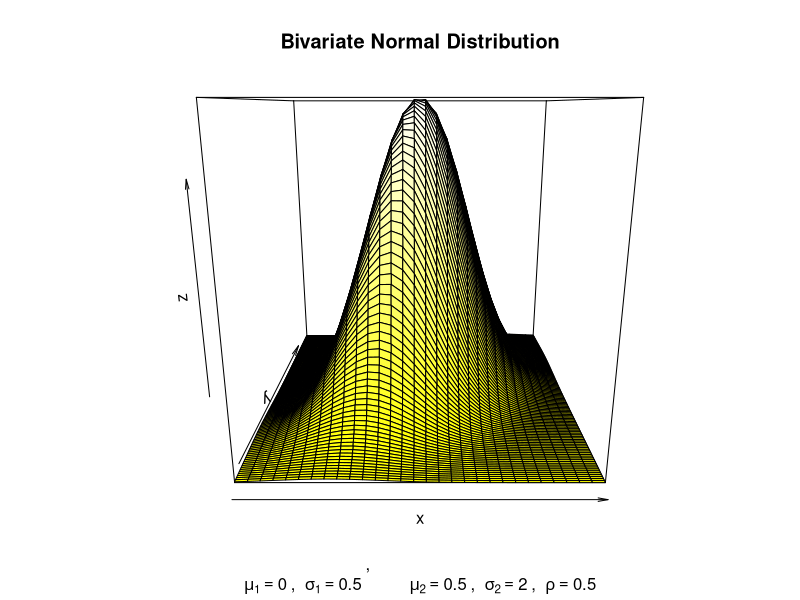
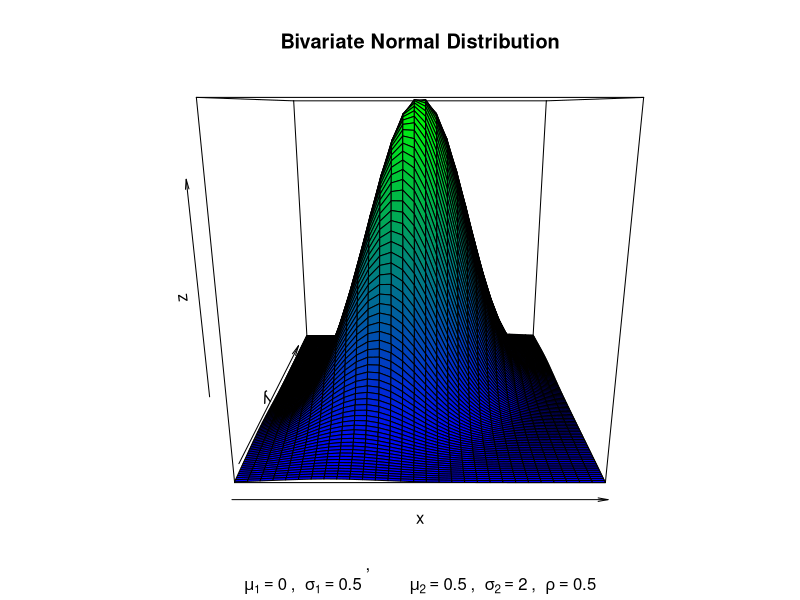
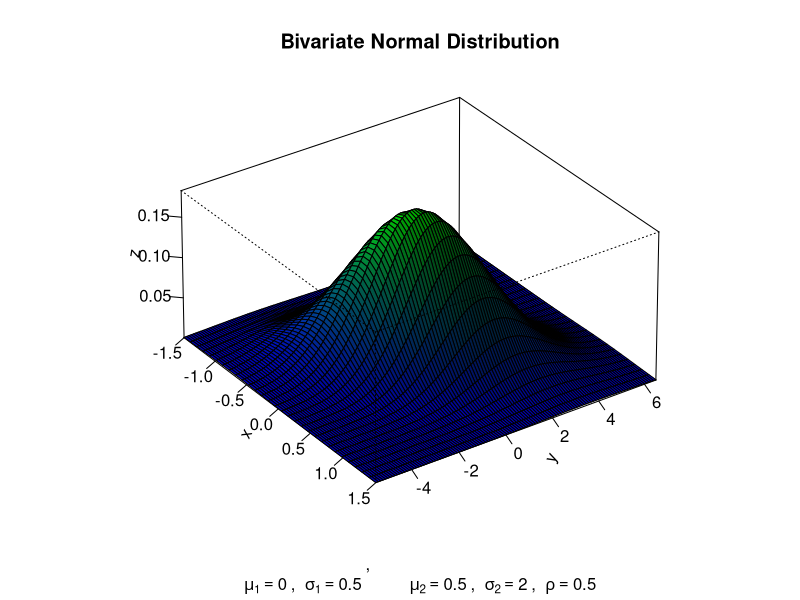

Write the R code that produced these figures, in order.
##
# Tugas APG - TclTk - Visualisasi
# Komputasi Statistik

# Multivariate_using_R pg. 31
# Edouard Tallent @ TaGoMa.Tech
# September 2012
# This code plots simulated bivariate normal distributions

# Core function
bivariate <- function(x,y){
  term1 <- 1 / (2 * pi * sig1 * sig2 * sqrt(1 - rho^2))
  term2 <- (x - mu1)^2 / sig1^2
  term3 <- -(2 * rho * (x - mu1)*(y - mu2))/(sig1 * sig2)
  term4 <- (y - mu2)^2 / sig2^2
  z <- term2 + term3 + term4
  term5 <- term1 * exp((-z / (2 *(1 - rho^2))))
  return (term5)
}

# Plot
# Color of Plot with White Background
facetcol <- function(c, z){
  ncz <- ncol(z)
  nrz <- nrow(z)
  par(bg = "white")  
  # Create a function interpolating colors in the range of specified colors
  jet.colors <- colorRampPalette(c)
  # Generate the desired number of colors from this palette
  nbcol <- 100
  color <<- jet.colors(nbcol)
  # Compute the z-value at the facet centres
  zfacet <- z[-1, -1] + z[-1, -ncz] + z[-nrz, -1] + z[-nrz, -ncz]  
  # Return recoded facet z-values into color indices
  # cut divides the range of x into intervals and codes the values in x according to which interval they fall.
  facetcl <<- cut(zfacet,nbcol)
  return(list(color, facetcl))
}

# Perspective Plot (Default Color: Green and Blue) *user customized color will be added later (if it is necessary)
BiVPers <- function(x,y,co,theta,phi,r,d,expand,border,ltheta,lphi,shade,box,axes,nticks,ticktype){
  ## Default S3 method:
  if(missing(co)){ co <- c('blue','green') }
  if(missing(theta)){ theta = 0 }
  if(missing(phi)){ phi = 15 }
  if(missing(r)){ r = sqrt(3) }
  if(missing(d)){ d = 1 }
  if(missing(expand)){ expand = 1 }
  if(missing(border)){ border = NULL}
  if(missing(ltheta)){ ltheta = -135 }
  if(missing(lphi)){ lphi = 0 }
  if(missing(shade)){ shade = NA }
  if(missing(box)){ box = TRUE }
  if(missing(axes)){ axes = TRUE }
  if(missing(nticks)){ nticks = 5 }
  if(missing(ticktype)){ ticktype = "simple" }
  # Computes the density values
  z <- outer(x,y,bivariate)
  f <- facetcol(co,z)
  persp(x, y, z, main = "Bivariate Normal Distribution",
        sub = bquote(bold(mu[1])==.(mu1)~", "~sigma[1]==.(sig1)~", 
        "~mu[2]==.(mu2)~", "~sigma[2]==.(sig2)~", "~rho==.(rho)),
        col = color[facetcl], theta = theta, phi = phi, r = r, d = d,
        expand = expand,border = border, ltheta = ltheta, lphi = lphi, 
        shade = shade, box = box, axes = axes,
        ticktype = ticktype, nticks=nticks) 
}
# rotate graph with theta. Default: theta: 55, phi: 30

# These variables will be obtained from the gui slider, I guess
# this is the dummy variable to try the function out
mu1 <- 0 # expected value of x
mu2 <- 0.5 # expected value of y
sig1 <- 0.5 # variance of x
sig2 <- 2 # variance of y
rho <- 0.5 # corr(x, y)

# These additional variables maybe will be obtained from the 'random data generation', I guess
# Some additional variables for x-axis and y-axis
xm <- -3
xp <- 3
ym <- -3
yp <- 3
#+/- 3 simpangan baku akan berkisar 99.7%,
xm <- mu1 - 3 * sig1 
xp <- mu1 + 3 * sig1
ym <- mu2 - 3 * sig2
yp <- mu2 + 3 * sig2

x <- seq(xm, xp, length= as.integer((xp + abs(xm)) * 10)) # vector series x
y <- seq(ym, yp, length= as.integer((yp + abs(ym)) * 10)) # vector series y
co <- c('yellow','white')
co
BiVPers(x,y,co)
BiVPers(x,y)
BiVPers(x,y,theta = 55, phi = 30, r = 40, d = 0.1,
        expand = 0.5,ltheta = 90, lphi = 180, shade = 0.4,
        ticktype = "detailed", nticks=5)